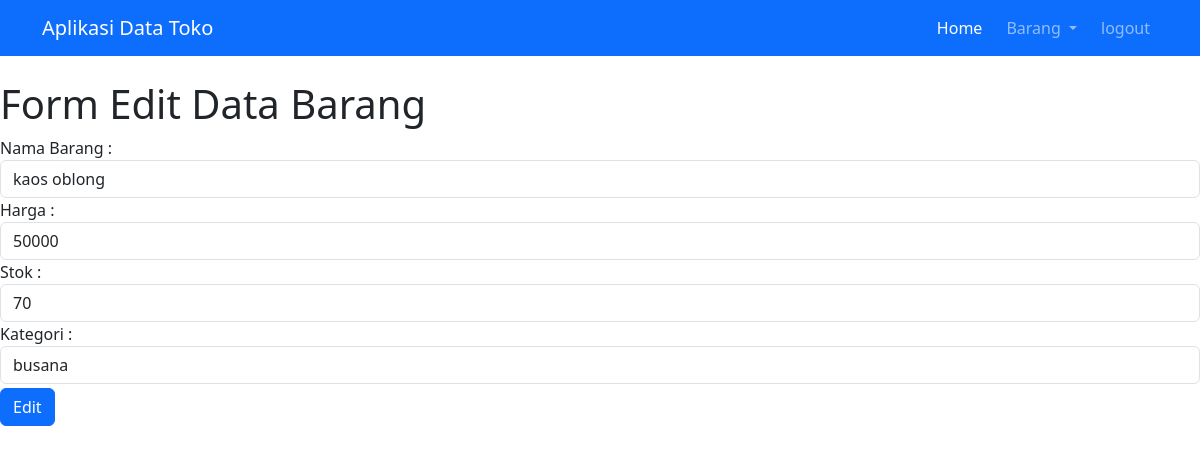
The page /data.php?modul=edit-data&id=6 (signed in) on the database its author committed.
### tables this page shows
CREATE TABLE IF NOT EXISTS `barang` (
  `id` int NOT NULL AUTO_INCREMENT,
  `nama_barang` varchar(50) DEFAULT NULL,
  `harga` int DEFAULT NULL,
  `stok` int DEFAULT NULL,
  `kategori` varchar(50) DEFAULT NULL,
  PRIMARY KEY (`id`)
);

### modul/barang/form-edit.php (the view)
<?php
$query = "SELECT * FROM barang WHERE id='$_GET[id]'";
$result = $mysqli->query($query);
$row = $result->fetch_assoc();
?>
<h1>Form Edit Data Barang</h1>
<form action="<?= 'modul/barang/proses.php?action=update&id='.$row['id'];?>" method="post">
    <label for="nama">Nama Barang :</label>
    <input class="form-control" type="text" name="nama" value="<?= $row['nama_barang'];?>" />
    <label for="harga">Harga : </label>
    <input class="form-control" type="text" name="harga" value="<?= $row['harga'];?>" />
    <label for="stok">Stok :</label>
    <input class="form-control" type="text" name="stok" value="<?= $row['stok'];?>" />
    <label for="kategori">Kategori :</label>
    <input class="form-control mb-1" type="text" name="kategori" value="<?= $row['kategori'];?>" />
    <button class="btn btn-primary">Edit</button>
</form>

### rows shown on the page
barang: nama "kaos oblong", harga "50000", stok "70", kategori "busana"
